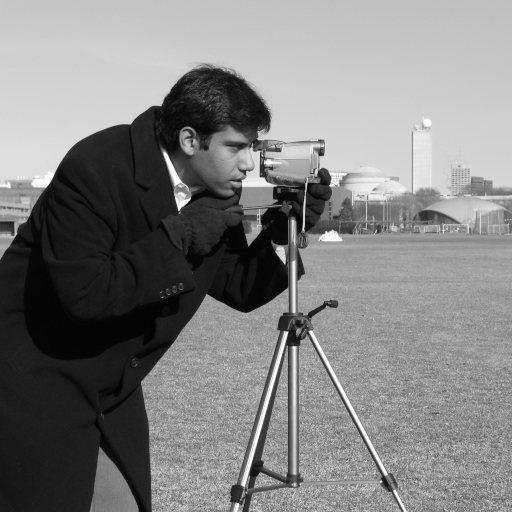
#> input picture skimage.data.camera(), 512 x 512 px; the run also reads 1 picture not shown here
$ jupyter execute --allow-errors Intermediate_python_4.ipynb   (shell and % lines are left out)
#> lines starting #> are read from the running program, lines starting #| are printed output that depends on the picture; after the words box and inside, x2 and y2 are one past the last pixel; in counts of white or black regions, pixels touching at a corner belong together; long printed decimals are rounded
** Unpacking **

[cell 1]
import numpy as np
# lets make an array
a = np.array([1,2,3,4])
a

[cell 2]
# element-wise operation
a * 4

[cell 3]
# take an element from an array
a[0]

[cell 4]
def my_func(an_array):
    '''takes an arguments and multiplies it by 2 '''
    return(an_array*2)

# This works
print(my_func(a[0]))

[cell 5]
# This works too
print("array as passed: ", a)
print("array as returned: ", my_func(a))

[cell 6]
def my_func(a, b, c, d):
    '''takes 4 arguments, adds them, and multiplies them by 2 '''
    return(np.sum(a,b,c,d)*2)

# This doesn't work
#> (the rest of this cell did not finish here and is left out)

[cell 7]
def my_func(*arg):
    '''takes some arguments, adds them, and multiplies them by 2 '''
    return(np.sum(*arg)*2)

# This doesn't work
print(my_func(a))

unpacking is useful, when we don't know how many inputs will be passed to a function

[cell 8]
a = list(range(5))
b = list(range(10))

print(a)
print(b)

[cell 9]
print(my_func(a))
print(my_func(b))

[cell 10]
# libraries

import numpy as np

# Plotting modules and settings.
import matplotlib.pyplot as plt

import seaborn as sns
colors = ['#1f77b4', '#ff7f0e', '#2ca02c', '#d62728', '#9467bd',
          '#8c564b', '#e377c2', '#7f7f7f', '#bcbd22', '#17becf']
sns.set(style="white", palette=colors, rc={'axes.labelsize': 16})

[cell 11]
# scikit image libraries
import skimage #scikit-image
from skimage import filters, io, morphology, exposure
import skimage.data as data
import skimage.segmentation as seg
import skimage.filters as filters
import skimage.draw as draw
import skimage.color as color

[cell 12]
a = [1,2,3,4,5,6,7,8,9,10]
# every 2nd element, starting from the beginning (zero indexed)
a[::2]

[cell 13]
# every 2nd element, starting from 1st (zero indexed)
a[1::2]

[cell 14]
a = np.array(([1,2,3,4,5,6,7,8,9],[11,22,33,44,55,66,77,88,99]))
a[0,1]
# a[1::2, ::2]
# a[1::2]

[cell 15]
# lets concoct an image
# array of zeros
chess_board = np.zeros((9,9))

# change:
# odd rows: every 2nd element, from beginning (0 indexed) to ones

chess_board[::2, 1::2] = 1
chess_board

[cell 16]
# change:
# even rows: every 2nd element, starting 1st to ones

chess_board[1::2, ::2] = 1
chess_board

[cell 17]
# plt.imshow(chess_board) # default color mzap is viridis
plt.imshow(chess_board, cmap='gray')
plt.show();

[cell 18]
# can change the axis
plt.imshow(chess_board, origin='lower', cmap='gray');

[cell 19]
type(chess_board)

[cell 20]
# lets play with a real image
# use a built-in image
camera = data.camera()
#> camera is the input picture: shape (512, 512); min 0, max 255, mean 129.1

# plt.imshow(camera)
plt.imshow(camera, cmap='gray')
plt.show();

[cell 21]
type(camera)

[cell 22]
print("data type: ", camera.dtype, "\n"
     "data shape: ", camera.shape)
#| data type:  uint8
#| data shape:  (512, 512)

#> (a cell that did not finish here is left out)

#> (a cell that did not finish here is left out)

In the common RGB color model, each pixel holds intensity values for red, green, and blue. Since python stores images as `numpy.ndarrays` using each color in a 8 bit unsigned integer, which means that within the RGB convention, color values are restricted to the range 0 to 255 or $2^0 - (2^8 -1)$, where 0 is black and 255 is white.

Because three color values need to be stored, color images require more than just a y and x dimension. <br>
Since a third dimension is added for color, to access a particular pixel's value for a RGB image, the convention used is: <br>
image[ #y{coordinate} , #x{coordinate} , #red/green/blue ] or [hx[wx[r,g,b]]]

[cell 25]
# Create an image (5 x 2 pixels) : height 5, width 2, rgb
rgb_image = np.zeros(shape=(5,2,3), dtype=np.uint8) # <- unsigned 8 bit int

rgb_image[:,:,0] = 0 # Set red value for all pixels
rgb_image[:,:,1] = 255   # Set green value for all pixels
rgb_image[:,:,2] = 0   # Set blue value for all pixels

plt.imshow(rgb_image)
plt.title("A simple RGB image")
plt.show();
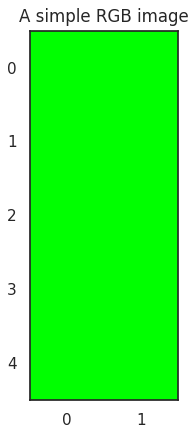
#> figure drawn by matplotlib, 1 panel

### Components of human endothelial cells stained for identification.  ###

The Endothelial Cell cultures will fly to the International Space Station to understand how the cells that line our blood vessels react to weightlessness. Endothelial cells contain our blood and contract or expand our blood vessels as needed, regulating the flow of blood to our organs.

Blood flow changes in space because gravity no longer pulls blood towards astronauts’ feet. By understanding the underlying adaptive mechanisms of how our bodies respond to weightlessness, this experiment aims to develop methods to help astronauts in space while showing possibilities for people on Earth – our endothelial cells become less effective with age – to live longer and healthier lives.

Cultured human endothelial cells will be grown in space in ESA’s Kubik incubator for two weeks and then ‘freeze’ them chemically for analysis back on Earth.

image courtsey: [European Space Agency](https://www.esa.int/ESA_Multimedia/Images/2015/06/Endothelial_cells)

[cell 26]
# load the image
endo_cells = io.imread('./data/Endothelial_cells.jpg')
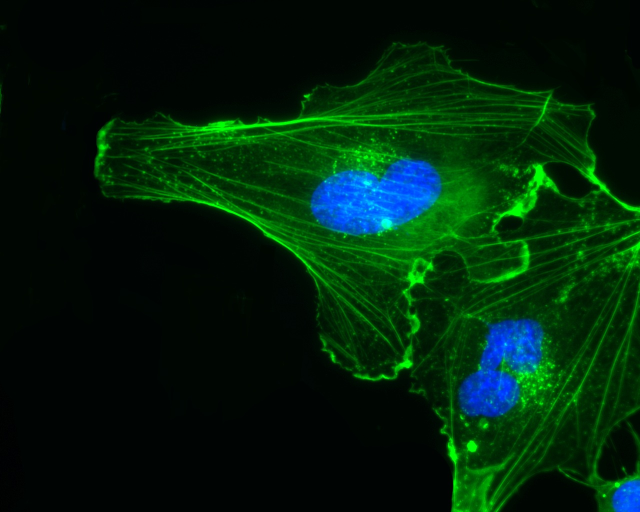
#> input picture code/pyanalyzeviz/data/Endothelial_cells.jpg, 1280 x 1024 px (shown at 1/2 size)
#> endo_cells is the input picture: shape (1024, 1280, 3); mean R, G, B 0.6, 34.5, 11.1
plt.figure(figsize = (10,10))
plt.imshow(endo_cells)
plt.axis('off')
plt.show();

* Blue : cell nuclei containing DNA.
* Green : the ‘actin’ protein that allows the cells to move, adhere, divide and react to stimuli.

[cell 27]
actin = endo_cells.copy() # Make a copy
actin[:,:,0] = 0 # set R channel to 0
actin[:,:,2] = 0 # set B channel to 0

dapi = endo_cells.copy() # Make a copy
dapi[:,:,0] = 0
dapi[:,:,1] = 0
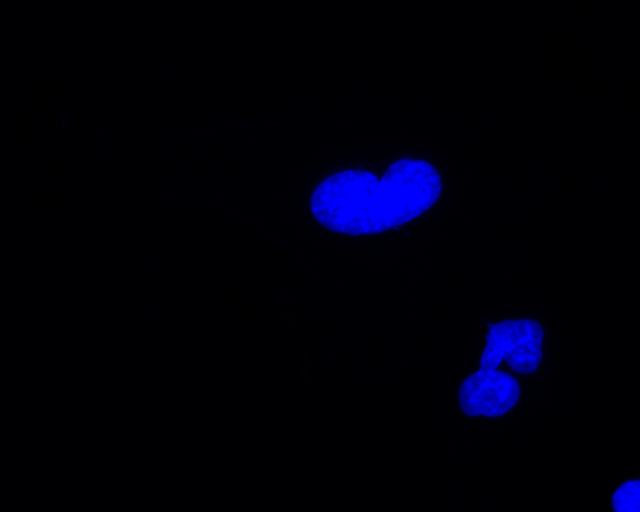
#> dapi: shape (1024, 1280, 3) (shown at 1/2 size); mean R, G, B 0, 0, 11.1


fig, (ax1, ax2, ax3) = plt.subplots(1,3, figsize=(10,6))

# original
ax1.imshow(endo_cells)
ax1.set_title('Original')
ax1.axis('off')

# actin
ax2.imshow(actin)
ax2.set_title('Actin')
ax2.axis('off')

# dapi
ax3.imshow(dapi)
ax3.set_title('nuclei')
ax3.axis('off')

plt.show();

[cell 28]
# phase = mh.imread('./data/phase.tif')
phase = io.imread('./data/phase.tif')
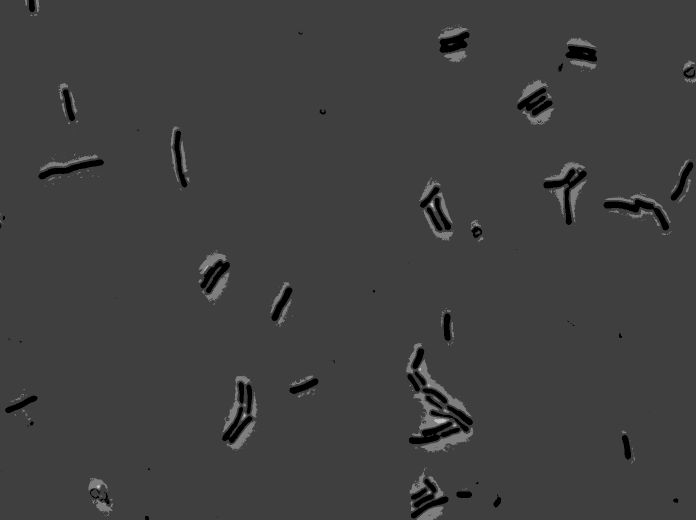
#> input picture code/pyanalyzeviz/data/phase.tif, 1392 x 1040 px (shown at 1/2 size)
#> phase is the input picture: shape (1040, 1392) uint16; min 141, max 1043, mean 386
plt.imshow(phase, cmap='gray')
plt.show();

### segmentation
segmentation is the process by which we separate regions of an image according to their identity for analysis:
* what are "bacteria" and
* what are "not bacteria".

[cell 29]
# Get the histogram data
hist_phase, bins_phase = skimage.exposure.histogram(phase)
#> hist_phase = 903 values, max 32864 at index 241, min 0 at index 1, mean 1603.2; bins_phase = 903 values from 141 to 1043

# plot histogram
fig, ax = plt.subplots(1, 2)
ax[0].set_xlabel('pixel value')
ax[0].set_ylabel('count')
_ = ax[0].fill_between(bins_phase, hist_phase, alpha=0.75)
# _ = ax[0].set_yscale('log')

ax[1].imshow(phase, cmap='gray')
ax[1].axis('off')
plt.show();

### Thresholding
Thresholding is the process of taking pixels above or below a certain "threshold" or "cut-off" value. It is one of the simplest ways to segment an image.  <br>
For example, We can call every pixel with a value below 300 part of a bacterium and everything above not part of a bacterium.

[cell 30]
# guessing the threshold
fig, ax = plt.subplots(1, 1)
ax.set_xlabel('pixel value')
ax.set_ylabel('count')
# _ = ax.set_yscale('log')
_ = ax.fill_between(bins_phase, hist_phase, alpha=0.75)
_ = ax.plot([300, 300], [0, 35000], linestyle='-', marker='None', color='red')
plt.show();

[cell 31]
# manual thresholding
# Threshold value, as obtained by eye
thresh_phase = 300

# Generate thresholded image
im_phase_bw = phase < thresh_phase
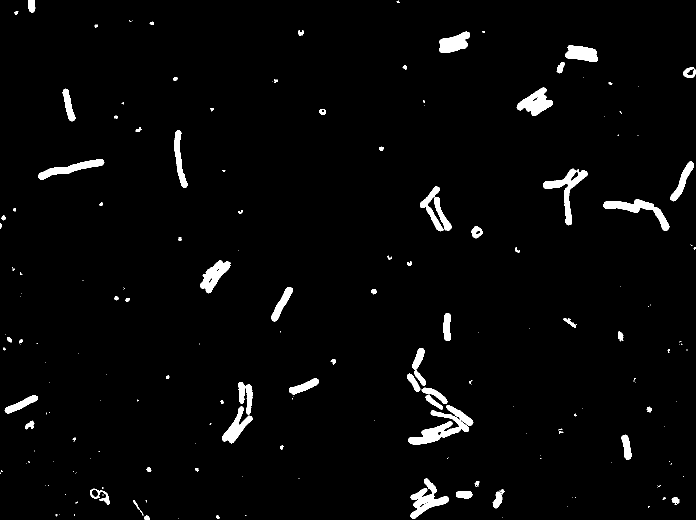
#> im_phase_bw: shape (1040, 1392) bool (shown at 1/2 size); 2.7% white; 208 white regions (130 under 20 px), largest, box (x1, y1, x2, y2) and area: (817, 810, 947, 889) 3533, (1086, 337, 1175, 451) 2358, (821, 957, 898, 1038) 2321

# Build RGB image by stacking grayscale images
im_phase_rgb = np.dstack(3 * [phase / np.max(phase)])

# Saturate green channel wherever there are white pixels in thresh image
im_phase_rgb[im_phase_bw, 1] = 1.0

# Show the result
with sns.axes_style('dark'):
    skimage.io.imshow(im_phase_rgb)

[cell 32]
# use better quality image
im_cfp = skimage.io.imread('data/cfp.tif')
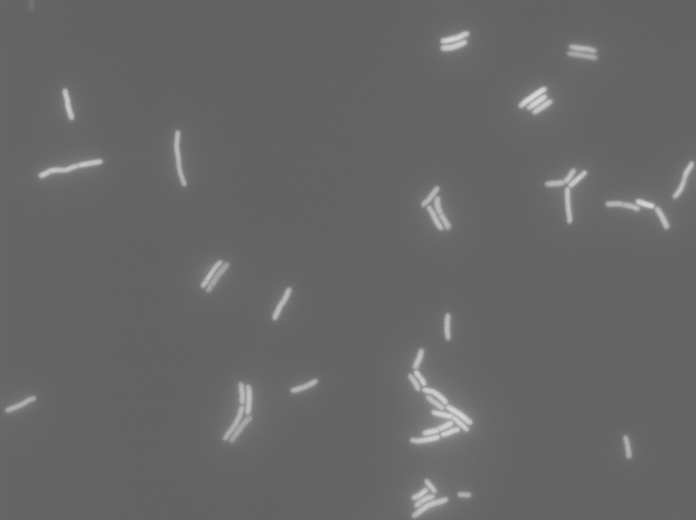
#> im_cfp: shape (1040, 1392) uint16 (shown at 1/2 size); min 93, max 226, mean 102.8

# Display the image
with sns.axes_style('dark'):
    skimage.io.imshow(im_cfp, cmap=plt.cm.gray)

[cell 33]
# Filtering noise:
with sns.axes_style('dark'):
    skimage.io.imshow(im_cfp[150:250,450:550] / im_cfp.max(), cmap=plt.cm.viridis)
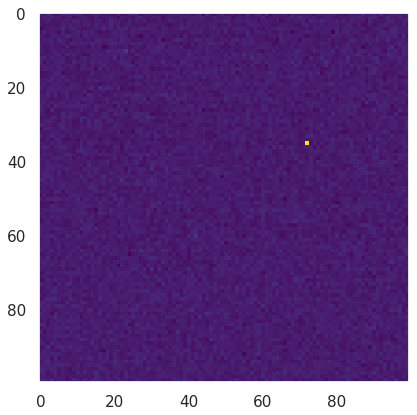
#> figure drawn by matplotlib, 1 panel

We can remove the noise by using a **median filter**: <br>
* We take a shape of pixels, called a structuring element, and
* pass it over the image.
* The value of the center pixel in the max is replaced by the median value of all pixels in the mask.

[cell 34]
# Make the structuring element
selem = skimage.morphology.square(3)

# Perform the median filter
im_cfp_filt = skimage.filters.median(im_cfp, selem)

# Get the histogram data
hist_cfp, bins_cfp = skimage.exposure.histogram(im_cfp_filt)
#> hist_cfp = 127 values, max 450134 at index 4, min 0 at index 124, mean 11399.1; bins_cfp = 127 values from 96 to 222

# Use matplotlib to make a pretty plot of histogram data
fig, ax = plt.subplots(1, 1)
_ = ax.set_xlabel('pixel value')
_ = ax.set_ylabel('count')
_ = ax.fill_between(bins_cfp, hist_cfp, alpha=0.75)

# set y to log scale
ax.set_yscale('log')

# Plot eye-balled threshold
_ = ax.plot([140, 140], [0, 500000], color='red')
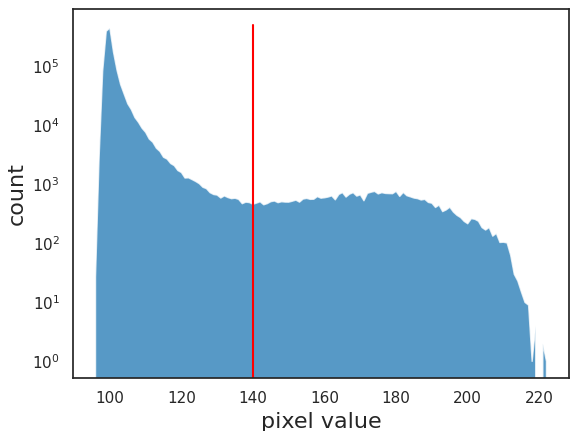
#> figure drawn by matplotlib, 1 panel

[cell 35]
# Threshold value, as obtained by eye
thresh_cfp = 140

# Generate thresholded image
im_cfp_bw = im_cfp_filt > thresh_cfp
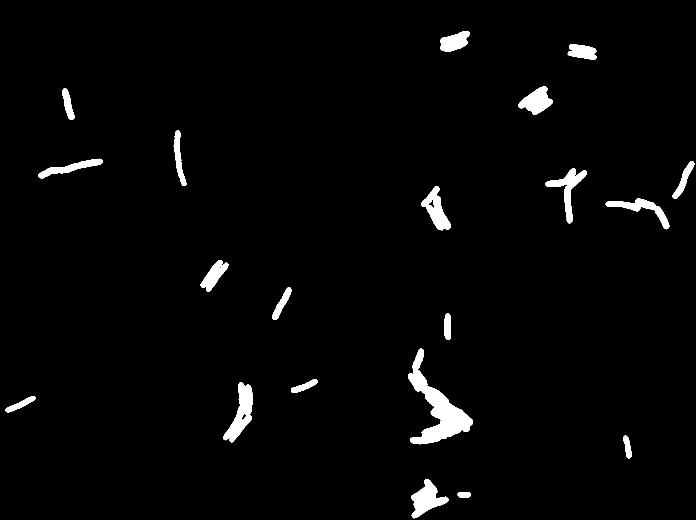
#> im_cfp_bw: shape (1040, 1392) bool (shown at 1/2 size); 2.4% white; 20 white regions, largest, box (x1, y1, x2, y2) and area: (816, 697, 946, 889) 7973, (446, 764, 505, 885) 3119, (823, 958, 897, 1037) 2755

# Display phase and thresholded image
with sns.axes_style('dark'):
    fig, ax = plt.subplots(1, 2, figsize=(10, 5))
    ax[0].imshow(im_cfp_filt, cmap=plt.cm.gray)
    ax[0].set_title("Original gray scale")
    ax[0].axis("off")
    ax[1].imshow(im_cfp_bw, cmap=plt.cm.gray)
    ax[1].set_title("Filtered")
    ax[1].axis("off")

### Otsu's method for thresholding
Otsu's thresholding method iterates through all the possible threshold values and calculates a measure of spread for the pixel levels each side of the threshold, i.e. the pixels that either fall in foreground or background. By calculating Within Class Variance, and Between Class Variance, Otsu finds the threshold value where the sum of foreground and background spreads is at its minimum.

[cell 36]
# Compute Otsu thresholds for phase and cfp
thresh_phase_otsu = filters.threshold_otsu(phase)
#> thresh_phase_otsu = 437
thresh_cfp_otsu = filters.threshold_otsu(im_cfp_filt)
#> thresh_cfp_otsu = 135

# Compare results to eyeballing it
print('B&W (Phase) by eye: ', thresh_phase,
      '| CFP by eye: ', thresh_cfp)
print('B&W (Phase) by Otsu:', thresh_phase_otsu,
      '| CFP by Otsu:', thresh_cfp_otsu)
#| B&W (Phase) by Otsu: 437 | CFP by Otsu: 135

[cell 37]
# Set up figure
fig, ax = plt.subplots(1, 1)
ax.set_xlabel('pixel value')
ax.set_ylabel('count')
ax.set_yscale('log')

# Histograms with thresholds
_ = ax.fill_between(bins_phase, hist_phase, alpha=0.4)
_ = ax.fill_between(bins_cfp, hist_cfp, alpha=0.4, color=colors[1])

_ = ax.plot([thresh_phase_otsu, thresh_phase_otsu], [1, 1e6], '--', color=colors[0])
_ = ax.plot([thresh_cfp_otsu, thresh_cfp_otsu], [1, 1e6], '--', color=colors[1])
ax.legend(('B&W (phase)', 'CFP'), loc='upper right');
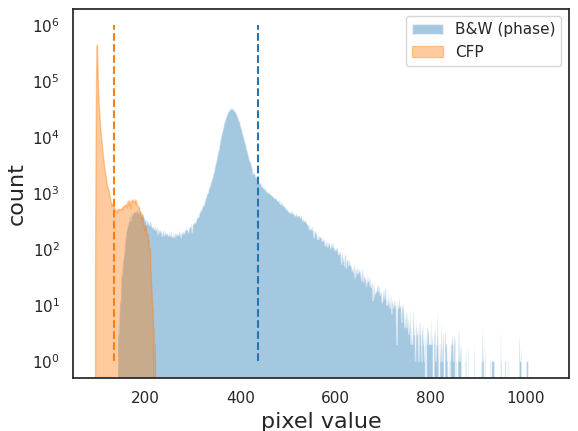
#> figure drawn by matplotlib, 1 panel

### Determining the bacterial area
Now that we have satisfactorily thresholded image, we can determine the total area taken up by bacteria by simply summing up the pixel values of the thresholded image!

[cell 38]
# Compute bacterial area
bacterial_area_pix = (im_cfp_filt > thresh_cfp_otsu).sum()
#> bacterial_area_pix = 37945

# Print out the result
print('bacterial area =', bacterial_area_pix, 'pixels')
#| bacterial area = 37945 pixels

# converting total area that is bacterial in units of µm from the interpixel distance = 0.0636 µm
# Define interpixel distance
interpix_dist = 0.063 # microns

# Compute bacterial area
bacterial_area_micron = bacterial_area_pix * interpix_dist**2
#> bacterial_area_micron = 150.6

# Print total area
print('bacterial area =', bacterial_area_micron, 'square microns')
#| bacterial area = 150.604 square microns
